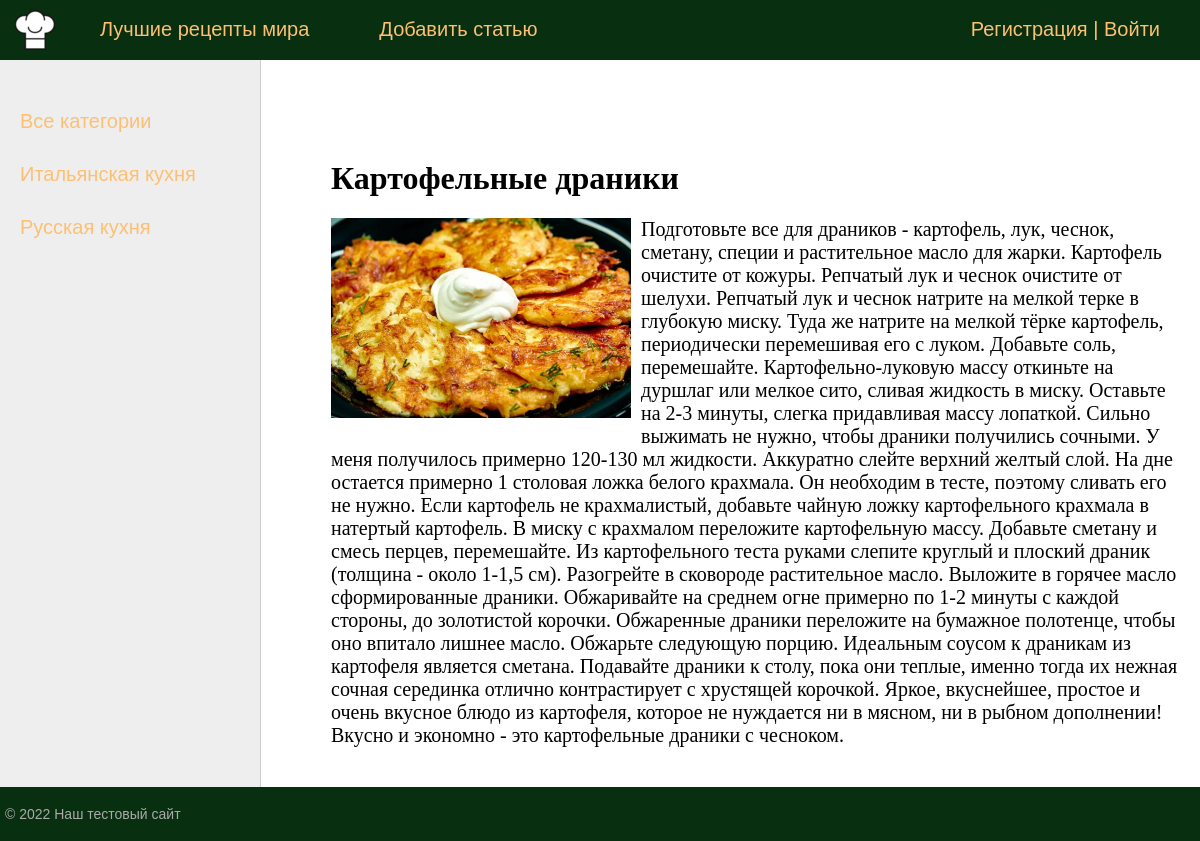
Page /post/kartofelnye-draniki on the committed database.
### blog/models.py (models this page shows, shortened)
class Category(models.Model):
    name = models.CharField(max_length=100, db_index=True, verbose_name='Наименование')
    slug = models.SlugField(max_length=255, unique=True, db_index=True, verbose_name="URL")
    def get_absolute_url(self):
        return reverse('category', kwargs={'cat_slug': self.slug})
    class Meta:
        verbose_name = 'Категория'
        verbose_name_plural = 'Категории'
        ordering = ['id']

class Post(models.Model):
    title = models.CharField(max_length=255, verbose_name='Заголовок')
    slug = models.SlugField(max_length=255, unique=True, db_index=True, verbose_name="URL")
    content = models.TextField(blank=True, verbose_name='Содержание')
    photo = models.ImageField(upload_to="photos/%Y/%m/%d/", verbose_name='Фото')
    time_create = models.DateTimeField(auto_now_add=True, verbose_name='Дата создания')
    time_update = models.DateTimeField(auto_now=True, verbose_name='Дата обновления')
    is_published = models.BooleanField(default=True, verbose_name='Статус публикации')
    cat = models.ForeignKey('Category', on_delete=models.PROTECT, verbose_name='Категория')
    def __str__(self):
        return self.title
    class Meta:
        verbose_name = 'Пост'
        verbose_name_plural = 'Посты'
        ordering = ['time_create', 'title']

### blog/views.py (the view)
# urls.py: path('post/<slug:post_slug>', ShowPost.as_view(), name='post'),
class ShowPost(DataMixin, DetailView):
    model = Post
    template_name = "blog/post.html"
    slug_url_kwarg = "post_slug"
    context_object_name = "post"
    def get_context_data(self, *, object_list=None, **kwargs):
        context = super().get_context_data(**kwargs)
        context['menu'] = menu
        context['title'] = context['post']
        return context

### blog/templatetags/blog_tags.py (called while the page is built)
@register.inclusion_tag('blog/list_categories.html')
def get_categories(sort=None, cat_selected=0):
    if not sort:
        cats = Category.objects.all()
    else:
          cats = Category.objects.order_by(sort)
    return {'cats': cats, 'cat_selected': cat_selected}

### blog/templates/blog/post.html
{% extends 'blog/base.html' %}
{% block content %}
<h1>{{post.title}}</h1>
{% if post.photo %}
<p><img class="img-article-left" src="{{post.photo.url}}"></p>
{% endif %}
{{post.content|linebreaks}}
{% endblock %}

### blog/templates/blog/list_categories.html
{% for c in cats %}
    {% if c.pk == cat_selected %}
        <li class="selcted">{{c.name}}</li>
    {% else %}
        <li><a href="{{c.get_absolute_url}}">{{c.name}}</a></li>
    {% endif %}
{% endfor %}

### blog/static/blog/css/styles.css (style rules this page uses)
html, body { font-family: 'Arial'; margin: 0; padding: 0; height: 100%; width: 100%; color: #444; }
a { color: #0059b2; text-decoration: none; }
img { max-width: 600px; height: auto; }
img.img-article-left { max-width: 300px; height: auto; float: left; padding: 0 10px 10px 0; }
.left-chapters ul li { margin: 30px 0 0 0; color: #999; }
.left-chapters ul li a { color: #fdc073; text-decoration: none; }
.content-text h1 { font-size: 32px; }

### rows in the picture
Category: name "Итальянская кухня"
Category: name "Русская кухня"
Post: title "Картофельные драники", photo (picture), content "Подготовьте все для драников - картофель, лук, чеснок, сметану, специи и растительное масло для жарки. Картофель очистите от кожуры. Репчатый лук и чеснок очистите от шелухи. Репчатый лук и чеснок натрите на мелкой терке в глубокую миску. Туда же натрите на мелкой тёрке картофель, периодически перемешивая его с луком. Добавьте соль, перемешайте. Картофельно-луковую массу откиньте на дуршлаг или мелкое сито, сливая жидкость в миску. Оставьте на 2-3 минуты, слегка придавливая массу лопаткой. Сильно выжимать не нужно, чтобы драники получились сочными. У меня получилось примерно 120-130 мл жидкости. Аккуратно слейте верхний желтый слой. На дне остается примерно 1 столовая ложка белого крахмала.…"

### other values in the picture
{{ m.title }} "Лучшие рецепты мира" "Добавить статью"
